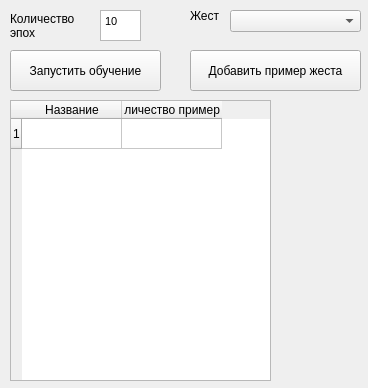
<?xml version="1.0" encoding="UTF-8"?>
<ui version="4.0">
 <class>class_cnn_form</class>
 <widget class="QWidget" name="class_cnn_form">
  <property name="geometry">
   <rect>
    <x>0</x>
    <y>0</y>
    <width>368</width>
    <height>388</height>
   </rect>
  </property>
  <property name="windowTitle">
   <string>Редактирование классифицирующей нейросети</string>
  </property>
  <widget class="QComboBox" name="gestures_cb">
   <property name="geometry">
    <rect>
     <x>230</x>
     <y>10</y>
     <width>131</width>
     <height>22</height>
    </rect>
   </property>
  </widget>
  <widget class="QPushButton" name="start_training">
   <property name="geometry">
    <rect>
     <x>10</x>
     <y>50</y>
     <width>151</width>
     <height>41</height>
    </rect>
   </property>
   <property name="text">
    <string>Запустить обучение</string>
   </property>
  </widget>
  <widget class="QTextEdit" name="count_epoch">
   <property name="enabled">
    <bool>true</bool>
   </property>
   <property name="geometry">
    <rect>
     <x>100</x>
     <y>10</y>
     <width>41</width>
     <height>31</height>
    </rect>
   </property>
   <property name="html">
    <string>&lt;!DOCTYPE HTML PUBLIC &quot;-//W3C//DTD HTML 4.0//EN&quot; &quot;http://www.w3.org/TR/REC-html40/strict.dtd&quot;&gt;
&lt;html&gt;&lt;head&gt;&lt;meta name=&quot;qrichtext&quot; content=&quot;1&quot; /&gt;&lt;style type=&quot;text/css&quot;&gt;
p, li { white-space: pre-wrap; }
&lt;/style&gt;&lt;/head&gt;&lt;body style=&quot; font-family:'MS Shell Dlg 2'; font-size:8.25pt; font-weight:400; font-style:normal;&quot;&gt;
&lt;p style=&quot; margin-top:0px; margin-bottom:0px; margin-left:0px; margin-right:0px; -qt-block-indent:0; text-indent:0px;&quot;&gt;10&lt;/p&gt;&lt;/body&gt;&lt;/html&gt;</string>
   </property>
  </widget>
  <widget class="QLabel" name="ver_segm_lbl_4">
   <property name="geometry">
    <rect>
     <x>10</x>
     <y>10</y>
     <width>91</width>
     <height>31</height>
    </rect>
   </property>
   <property name="text">
    <string>Количество эпох</string>
   </property>
   <property name="wordWrap">
    <bool>true</bool>
   </property>
  </widget>
  <widget class="QPushButton" name="add_pose">
   <property name="geometry">
    <rect>
     <x>190</x>
     <y>50</y>
     <width>171</width>
     <height>41</height>
    </rect>
   </property>
   <property name="text">
    <string>Добавить пример жеста</string>
   </property>
  </widget>
  <widget class="QLabel" name="ver_segm_lbl_5">
   <property name="geometry">
    <rect>
     <x>190</x>
     <y>0</y>
     <width>31</width>
     <height>31</height>
    </rect>
   </property>
   <property name="text">
    <string>Жест</string>
   </property>
   <property name="wordWrap">
    <bool>true</bool>
   </property>
  </widget>
  <widget class="QTableWidget" name="gest_table">
   <property name="enabled">
    <bool>true</bool>
   </property>
   <property name="geometry">
    <rect>
     <x>10</x>
     <y>100</y>
     <width>261</width>
     <height>281</height>
    </rect>
   </property>
   <property name="selectionMode">
    <enum>QAbstractItemView::ExtendedSelection</enum>
   </property>
   <property name="wordWrap">
    <bool>true</bool>
   </property>
   <property name="rowCount">
    <number>1</number>
   </property>
   <property name="columnCount">
    <number>2</number>
   </property>
   <row/>
   <column>
    <property name="text">
     <string>Название</string>
    </property>
   </column>
   <column>
    <property name="text">
     <string>Количество примеров</string>
    </property>
   </column>
  </widget>
 </widget>
 <resources/>
 <connections/>
</ui>
